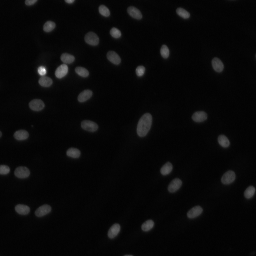
#> input picture data/00002/image.png, 256 x 256 px, found by its file name
$ jupyter execute morphological_operations.ipynb
#> lines starting #> are read from the running program, lines starting #| are printed output that depends on the picture; after the words box and inside, x2 and y2 are one past the last pixel; in counts of white or black regions, pixels touching at a corner belong together
# Operaciones Morfológicas para Mapas de Peso

Este notebook explora las operaciones morfológicas aplicadas a máscaras binarias de núcleos celulares para generar mapas de peso que enfaticen los bordes.

## Objetivos:
1. Entender erosión, dilatación y gradiente morfológico
2. Visualizar el efecto de diferentes elementos estructurantes
3. Implementar función para generar mapas de peso de bordes
4. Evaluar la calidad de los mapas de peso generados

[cell 1]
# Importar librerías necesarias
import numpy as np
import matplotlib.pyplot as plt
import cv2
from pathlib import Path
import os
import random

# Configuración para visualizaciones
plt.rcParams['figure.figsize'] = (15, 10)
plt.rcParams['axes.grid'] = False

## 1. Funciones Auxiliares para Carga de Datos

[cell 2]
def load_sample_data(data_dir='../data', n_samples=3):
    """
    Carga muestras aleatorias del dataset para experimentación.

    Args:
        data_dir: Directorio base de los datos
        n_samples: Número de muestras a cargar

    Returns:
        Lista de tuplas (sample_id, image, mask)
    """
#> called with data_dir = '../data', n_samples = 3
    data_path = Path(data_dir)

    # Obtener directorios de muestras
    sample_dirs = [d for d in data_path.iterdir() if d.is_dir()]

    # Seleccionar muestras aleatorias
    selected_samples = random.sample(sample_dirs, min(n_samples, len(sample_dirs)))

    samples = []
    for sample_dir in selected_samples:
        image_path = sample_dir / 'image.png'
        mask_path = sample_dir / 'mask.png'

        if image_path.exists() and mask_path.exists():
            # Cargar imagen y máscara
            image = cv2.imread(str(image_path))
#> image is the input picture: shape (256, 256, 3); min 1, max 255, mean 9
            image = cv2.cvtColor(image, cv2.COLOR_BGR2RGB)

            mask = cv2.imread(str(mask_path), cv2.IMREAD_GRAYSCALE)
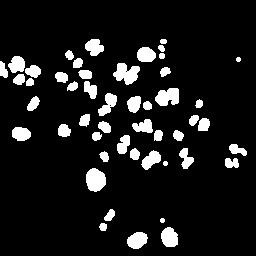
#> input picture data/00008/mask.png, 256 x 256 px
#> mask: shape (256, 256); 10% white; 49 white regions, largest, box (x1, y1, x2, y2) and area: (86, 168, 106, 192) 371, (113, 63, 140, 85) 369, (155, 88, 179, 106) 332

            samples.append((sample_dir.name, image, mask))

    return samples

# Cargar muestras de ejemplo
samples = load_sample_data(n_samples=3)
#> samples = 3 items
print(f"Cargadas {len(samples)} muestras para análisis")
#| Cargadas 3 muestras para análisis
for sample_id, _, _ in samples:
    print(f"- {sample_id}")
#> this loop made 3 passes
#> sample_id on passes 1 to 3: '00008', '00037', '00002'
#| - 00008
#| - 00037
#| - 00002

## 2. Implementación de Operaciones Morfológicas Básicas

[cell 3]
def apply_morphology(mask, operation='erosion', kernel_size=3, kernel_shape='ellipse'):
    """
    Aplica operaciones morfológicas a una máscara binaria.

    Args:
        mask: Máscara binaria (valores 0 y 255)
        operation: Tipo de operación ('erosion', 'dilation', 'opening', 'closing', 'gradient')
        kernel_size: Tamaño del elemento estructurante
        kernel_shape: Forma del kernel ('ellipse', 'rect', 'cross')

    Returns:
        Imagen procesada
    """
    # Binarizar máscara (asegurar valores 0 y 255)
    binary_mask = (mask > 127).astype(np.uint8) * 255

    # Crear elemento estructurante
    if kernel_shape == 'ellipse':
        kernel = cv2.getStructuringElement(cv2.MORPH_ELLIPSE, (kernel_size, kernel_size))
    elif kernel_shape == 'rect':
        kernel = cv2.getStructuringElement(cv2.MORPH_RECT, (kernel_size, kernel_size))
    elif kernel_shape == 'cross':
        kernel = cv2.getStructuringElement(cv2.MORPH_CROSS, (kernel_size, kernel_size))

    # Aplicar operación morfológica
    if operation == 'erosion':
        result = cv2.erode(binary_mask, kernel, iterations=1)
    elif operation == 'dilation':
        result = cv2.dilate(binary_mask, kernel, iterations=1)
    elif operation == 'opening':
        result = cv2.morphologyEx(binary_mask, cv2.MORPH_OPEN, kernel)
    elif operation == 'closing':
        result = cv2.morphologyEx(binary_mask, cv2.MORPH_CLOSE, kernel)
    elif operation == 'gradient':
        result = cv2.morphologyEx(binary_mask, cv2.MORPH_GRADIENT, kernel)
    else:
        raise ValueError(f"Operación no reconocida: {operation}")

    return result

print("✅ Funciones de operaciones morfológicas implementadas")

## 3. Visualización de Operaciones Morfológicas

[cell 4]
def visualize_morphological_operations(sample_id, image, mask):
    """
    Visualiza diferentes operaciones morfológicas aplicadas a una máscara.
    """
    operations = ['erosion', 'dilation', 'opening', 'closing', 'gradient']
    kernel_size = 5  # Elemento estructurante de tamaño 5x5

    fig, axes = plt.subplots(2, 3, figsize=(18, 12))
    axes = axes.flatten()

    # Mostrar imagen original
    axes[0].imshow(image)
    axes[0].set_title('Imagen Original')
    axes[0].axis('off')

    # Aplicar y mostrar cada operación morfológica
    for i, operation in enumerate(operations, 1):
        result = apply_morphology(mask, operation=operation, kernel_size=kernel_size)

        axes[i].imshow(result, cmap='gray')
        axes[i].set_title(f'{operation.capitalize()}\n(kernel size: {kernel_size})')
        axes[i].axis('off')

    plt.suptitle(f'Operaciones Morfológicas - Muestra: {sample_id}', fontsize=16)
    plt.tight_layout()
    plt.show()

# Visualizar operaciones en la primera muestra
if samples:
    sample_id, image, mask = samples[0]
#> sample_id = '00008'
    visualize_morphological_operations(sample_id, image, mask)
#> in visualize_morphological_operations, `plt.show()`:
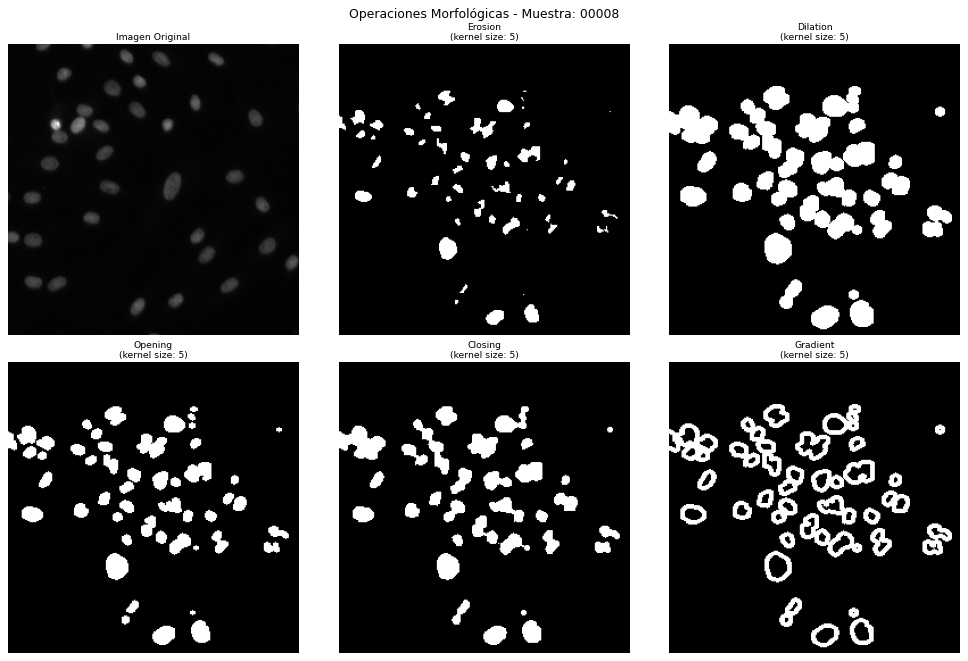
#> figure drawn by matplotlib, 6 panels

## 4. Análisis del Gradiente Morfológico

El gradiente morfológico es especialmente útil para detectar bordes de objetos.
Matemáticamente: **Gradiente = Dilatación - Erosión**

[cell 5]
def analyze_morphological_gradient(mask, kernel_sizes=[3, 5, 7]):
    """
    Analiza el efecto del tamaño del kernel en el gradiente morfológico.
    """
    fig, axes = plt.subplots(2, len(kernel_sizes), figsize=(15, 8))

    for i, kernel_size in enumerate(kernel_sizes):
        # Calcular erosión y dilatación por separado
        erosion = apply_morphology(mask, 'erosion', kernel_size)
        dilation = apply_morphology(mask, 'dilation', kernel_size)

        # Calcular gradiente manualmente para mayor control
        gradient_manual = dilation.astype(np.int16) - erosion.astype(np.int16)
        gradient_manual = np.clip(gradient_manual, 0, 255).astype(np.uint8)

        # Calcular gradiente usando OpenCV
        gradient_cv = apply_morphology(mask, 'gradient', kernel_size)

        # Mostrar resultados
        axes[0, i].imshow(gradient_manual, cmap='hot')
        axes[0, i].set_title(f'Gradiente Manual\nKernel: {kernel_size}x{kernel_size}')
        axes[0, i].axis('off')

        axes[1, i].imshow(gradient_cv, cmap='hot')
        axes[1, i].set_title(f'Gradiente OpenCV\nKernel: {kernel_size}x{kernel_size}')
        axes[1, i].axis('off')

    plt.suptitle('Comparación de Gradientes Morfológicos', fontsize=14)
    plt.tight_layout()
    plt.show()

# Analizar gradiente morfológico en la primera muestra
if samples:
    _, _, mask = samples[0]
    analyze_morphological_gradient(mask)
#> the loop in analyze_morphological_gradient, `for i, kernel_size in enumerate(kernel_sizes):` made 3 passes
#> pass 1, in analyze_morphological_gradient, `gradient_manual = dilation.astype(np.int16) - erosion.astype(np.int16)`:
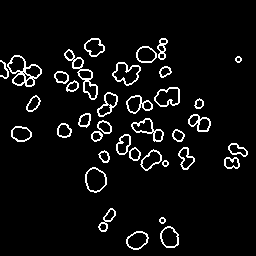
#> gradient_manual: shape (256, 256) int16; 5.8% white in thin lines or dots, all inside (x1, y1, x2, y2) = (0, 38, 248, 250)
#> in analyze_morphological_gradient, `plt.show()`:
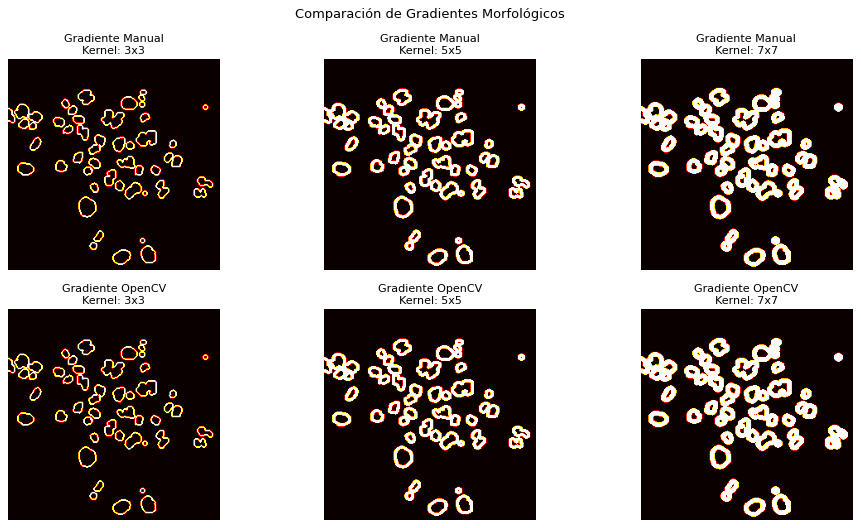
#> figure drawn by matplotlib, 6 panels

## 5. Implementación de Mapas de Peso para Bordes

Los mapas de peso asignan mayor importancia a los píxeles de borde durante el entrenamiento,
ayudando al modelo a aprender a distinguir mejor entre núcleos que se tocan.

[cell 6]
def create_edge_weight_map(mask, background_weight=0.1, foreground_weight=1.0, edge_weight=5.0, kernel_size=5):
    """
    Crea un mapa de peso que enfatiza los bordes de los núcleos.

    Args:
        mask: Máscara binaria de núcleos
        background_weight: Peso para píxeles de fondo
        foreground_weight: Peso para píxeles de primer plano (núcleos)
        edge_weight: Peso para píxeles de borde
        kernel_size: Tamaño del kernel para detectar bordes

    Returns:
        weight_map: Mapa de pesos del mismo tamaño que la máscara
    """
    # Binarizar máscara
    binary_mask = (mask > 127).astype(np.uint8)

    # Calcular gradiente morfológico para detectar bordes
    edges = apply_morphology(mask, 'gradient', kernel_size)
    edges_binary = (edges > 0).astype(np.uint8)

    # Inicializar mapa de pesos
    weight_map = np.full(mask.shape, background_weight, dtype=np.float32)

    # Asignar pesos según la región
    # Primer plano (núcleos)
    weight_map[binary_mask == 1] = foreground_weight

    # Bordes (mayor prioridad)
    weight_map[edges_binary == 1] = edge_weight

    return weight_map, edges

def visualize_weight_map(sample_id, image, mask, weight_map, edges):
    """
    Visualiza el mapa de pesos generado junto con la imagen original.
    """
    fig, axes = plt.subplots(2, 2, figsize=(15, 12))

    # Imagen original
    axes[0, 0].imshow(image)
    axes[0, 0].set_title('Imagen Original')
    axes[0, 0].axis('off')

    # Máscara binaria
    axes[0, 1].imshow(mask, cmap='gray')
    axes[0, 1].set_title('Máscara Binaria')
    axes[0, 1].axis('off')

    # Bordes detectados
    axes[1, 0].imshow(edges, cmap='hot')
    axes[1, 0].set_title('Bordes Detectados\n(Gradiente Morfológico)')
    axes[1, 0].axis('off')

    # Mapa de pesos
    im = axes[1, 1].imshow(weight_map, cmap='viridis')
    axes[1, 1].set_title('Mapa de Pesos\n(Bordes = Mayor Peso)')
    axes[1, 1].axis('off')

    # Añadir barra de colores para el mapa de pesos
    plt.colorbar(im, ax=axes[1, 1], fraction=0.046, pad=0.04)

    plt.suptitle(f'Mapa de Pesos para Bordes - Muestra: {sample_id}', fontsize=14)
    plt.tight_layout()
    plt.show()

print("✅ Funciones de mapas de peso implementadas")

## 6. Aplicación y Evaluación de Mapas de Peso

[cell 7]
# Generar y visualizar mapas de peso para todas las muestras
for sample_id, image, mask in samples:
    print(f"\nGenerando mapa de peso para muestra: {sample_id}")

    # Crear mapa de peso
    weight_map, edges = create_edge_weight_map(
        mask,
        background_weight=0.1,
        foreground_weight=1.0,
        edge_weight=5.0,
        kernel_size=5
    )

    # Visualizar resultados
    visualize_weight_map(sample_id, image, mask, weight_map, edges)

    # Estadísticas del mapa de peso
    print(f"Estadísticas del mapa de peso:")
    print(f"  - Valor mínimo: {weight_map.min():.2f}")
    print(f"  - Valor máximo: {weight_map.max():.2f}")
    print(f"  - Valor promedio: {weight_map.mean():.2f}")
    print(f"  - Píxeles de borde: {(edges > 0).sum():,}")
    print(f"  - Porcentaje de bordes: {100 * (edges > 0).sum() / edges.size:.2f}%")
#> this loop made 3 passes
#> (printed output is left out)
#> pass 1, in apply_morphology (call 15), `result = cv2.morphologyEx(binary_mask, cv2.MORPH_GRADIENT, kernel)`:
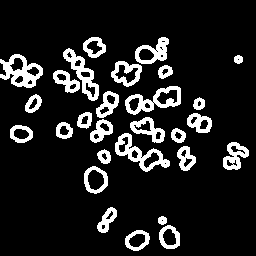
#> result: shape (256, 256); 12.6% white; 28 white regions, largest, box (x1, y1, x2, y2) and area: (0, 54, 43, 88) 710, (115, 133, 170, 172) 676, (125, 86, 181, 115) 638
#> pass 1, `weight_map, edges = create_edge_weight_map( mask, background_weight=0...`:
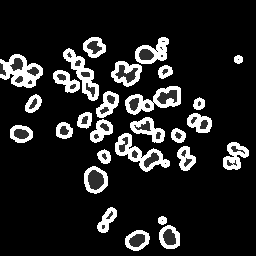
#> weight_map: shape (256, 256) float32; min 0.1, max 5, mean 0.758; drawn with min black and max white
#> pass 1, in visualize_weight_map, `plt.show()`:
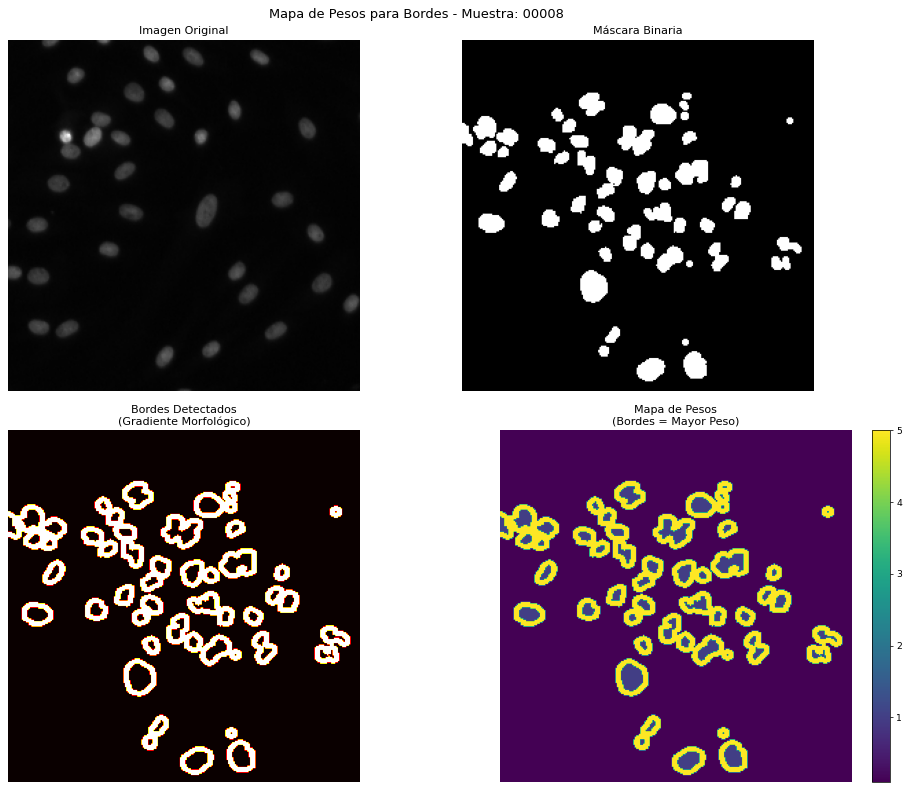
#> figure drawn by matplotlib, 5 panels

## 7. Experimentos con Diferentes Parámetros

[cell 8]
def compare_kernel_sizes(mask, kernel_sizes=[3, 5, 7, 9]):
    """
    Compara el efecto de diferentes tamaños de kernel en la detección de bordes.
    """
    fig, axes = plt.subplots(2, len(kernel_sizes), figsize=(16, 8))

    for i, kernel_size in enumerate(kernel_sizes):
        # Generar mapa de peso
        weight_map, edges = create_edge_weight_map(mask, kernel_size=kernel_size)

        # Mostrar bordes
        axes[0, i].imshow(edges, cmap='hot')
        axes[0, i].set_title(f'Bordes\nKernel: {kernel_size}x{kernel_size}')
        axes[0, i].axis('off')

        # Mostrar mapa de peso
        im = axes[1, i].imshow(weight_map, cmap='viridis', vmin=0, vmax=5)
        axes[1, i].set_title(f'Mapa Peso\nKernel: {kernel_size}x{kernel_size}')
        axes[1, i].axis('off')

        # Estadísticas
        edge_pixels = (edges > 0).sum()
        print(f"Kernel {kernel_size}x{kernel_size}: {edge_pixels:,} píxeles de borde")

    plt.suptitle('Comparación de Tamaños de Kernel', fontsize=14)
    plt.tight_layout()
    plt.show()

# Comparar diferentes tamaños de kernel en la primera muestra
if samples:
    _, _, mask = samples[0]
    print("Comparando diferentes tamaños de kernel:")
    compare_kernel_sizes(mask)
#> the loop in compare_kernel_sizes, `for i, kernel_size in enumerate(kernel_sizes):` made 4 passes
#> edge_pixels on passes 1 to 4: 3788, 8280, 11602, 15118
#| Kernel 3x3: 3,788 píxeles de borde
#| Kernel 5x5: 8,280 píxeles de borde
#| Kernel 7x7: 11,602 píxeles de borde
#| Kernel 9x9: 15,118 píxeles de borde
#> pass 1, in compare_kernel_sizes, `weight_map, edges = create_edge_weight_map(mask, kernel_size=kernel_si..`:
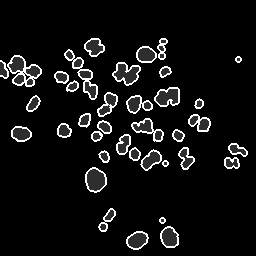
#> weight_map: shape (256, 256) float32; min 0.1, max 5, mean 0.448; drawn with min black and max white
#> pass 3, in apply_morphology (call 20), `result = cv2.morphologyEx(binary_mask, cv2.MORPH_GRADIENT, kernel)`:
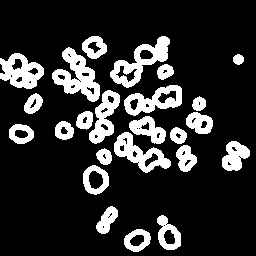
#> result: shape (256, 256); 17.7% white; 24 white regions, largest, box (x1, y1, x2, y2) and area: (52, 47, 100, 102) 1242, (110, 36, 170, 88) 1133, (0, 53, 44, 89) 943
#> in compare_kernel_sizes, `plt.show()`:
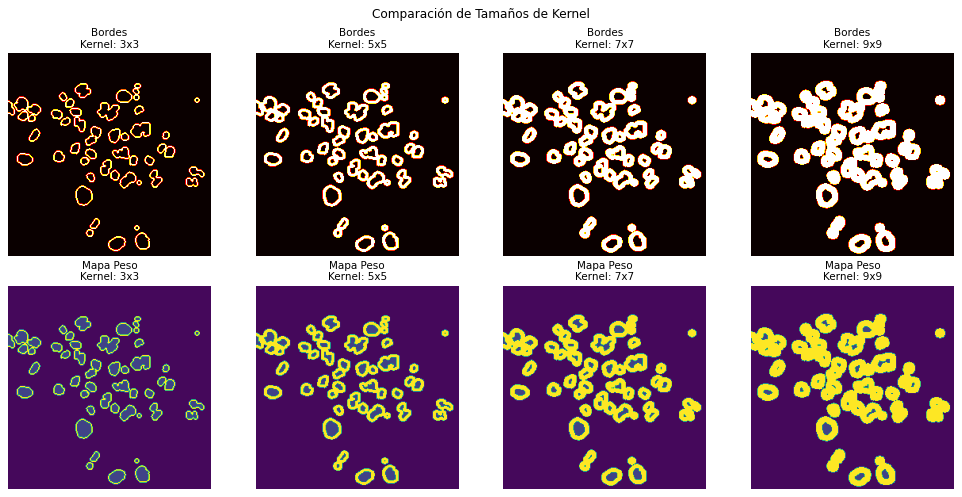
#> figure drawn by matplotlib, 8 panels
